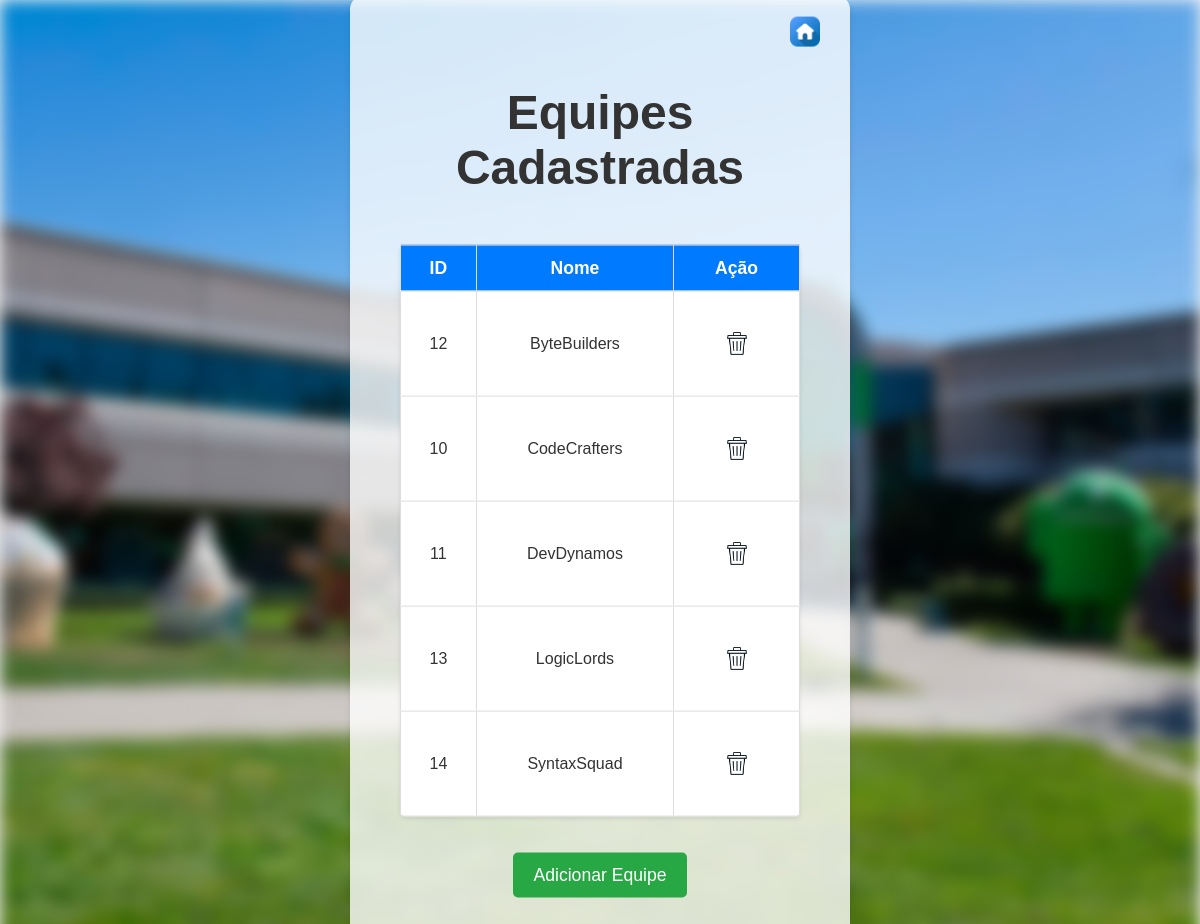
Page /equipes.php on the committed database.
### tables this page shows
CREATE TABLE `tb_equipe` (
  `id_equipe` int(11) NOT NULL,
  `nome` varchar(50) NOT NULL
);

### clsConexao.php (called while the page is built, shortened)
<?php
class clsConexao {
    private static $instancia = null;
    private $conexao;
    private function __construct() {
        $this->conexao = new mysqli('localhost', 'root', '', 'bd_empresa');
    }
    public static function getInstancia() {
        if (!self::$instancia) {
            self::$instancia = new clsConexao();
        }
        return self::$instancia;
    }
    public function executarConsulta($sql, $parametros = []) {
        $stmt = $this->conexao->prepare($sql);
        $stmt->execute();
        return $stmt;
    }
}
?>

### clsEquipe.php (called while the page is built, shortened)
<?php
require_once 'clsConexao.php';
class clsEquipe {
    private $conexao;
    public function __construct() {
        $this->conexao = clsConexao::getInstancia();
    }
    public function selecionarTodos() {
        $sql = "SELECT * FROM tb_equipe ORDER BY nome";
        $stmt = $this->conexao->executarConsulta($sql);
        $resultado = $stmt->get_result();
        return $resultado->fetch_all(MYSQLI_ASSOC);
    }
}
?>

### equipes.php (the view, shortened to what this page needs)
<?php
require_once 'clsEquipe.php';
$equipes = new clsEquipe();
echo "<html lang='pt-BR'>
    <head>
        <meta charset='UTF-8'>
        <meta name='viewport' content='width=device-width, initial-scale=1.0'>
        <title>Cadastro de Equipes</title>
        <link rel='stylesheet' type='text/css' href='estilos/style_equipes.css'>
    </head>
    <body>
        <div class='background'></div>
        <div class='content'>
            <h2>Equipes Cadastradas</h2>";
$registros = $equipes->selecionarTodos();
if ($registros) {
    echo '<center><table border="1px">';
    echo '<tr><th>ID</th><th>Nome</th><th>Ação</th></tr>';
    foreach ($registros as $linha) {
        echo '<tr>';
        echo '<td>' . $linha['id_equipe'] . '</td>';
        echo '<td>' . $linha['nome'] . '</td>';
        echo '<td><a href="?acao=excluir1&id=' . $linha['id_equipe'] . '">
                  <img src="imagens/lixeira.png" alt="Excluir" width="50" height="50">
              </a></td>';
        echo '</tr>';
    }
    echo '</table></center>';
} else {
    echo '<h4>Nenhuma equipe encontrado.</h4>';
}
echo '<br><br>';
echo '<button onclick="document.getElementById(\'formularioEquipe\').style.display=\'block\'">Adicionar Equipe</button>';
echo '<button id="homeButton" onclick="window.location.href=\'index.php\'">
    <img src="imagens/casa.png" alt="Home">
</button>';
echo "</body></html>";
?>

### estilos/style_equipes.css (style rules this page uses)
body { font-family: Arial, sans-serif; margin: 0; padding: 0; height: 100vh; background-color: #f4f4f4; }
.content { position: absolute; top: 50%; left: 50%; transform: translate(-50%, -50%); text-align: center; background-color: rgba(255, 255, 255, 0.8); padding: 50px; border-radius: 15px; box-shadow: 0 4px 6px rgba(0, 0, 0, 0.1); width: 400px; opacity: 0; animation: fadeIn 1s ease-out forwards; transition: transform 0.3s ease-out; }
.content h2 { font-size: 3em; margin-bottom: 50px; color: #333; }
.content a { display: block; text-decoration: none; color: #007BFF; font-size: 1.8em; margin: 15px 0; transition: color 0.3s, transform 0.3s ease-out; }
#homeButton { position: fixed; top: 10px; right: 10px; background-color: transparent; border: none; cursor: pointer; }
#homeButton img { width: 30px; height: 30px; transition: transform 0.3s ease-out; }
table { width: 100%; border-collapse: collapse; margin-top: 20px; border: 1px solid #ddd; background-color: #fff; box-shadow: 0 2px 4px rgba(0, 0, 0, 0.1); border-radius: 5px; }
table th, table td { padding: 12px 15px; text-align: center; border-bottom: 1px solid #ddd; }
table th { background-color: #007BFF; color: white; font-size: 1.1em; }
table td { font-size: 1em; color: #333; }
button { padding: 12px 20px; background-color: #28a745; color: white; border: none; border-radius: 5px; font-size: 1.1em; cursor: pointer; margin-bottom: 30px; transition: background-color 0.3s ease, transform 0.3s ease; }

### rows in the picture
tb_equipe: id_equipe "12", nome "ByteBuilders"
tb_equipe: id_equipe "10", nome "CodeCrafters"
tb_equipe: id_equipe "11", nome "DevDynamos"
tb_equipe: id_equipe "13", nome "LogicLords"
tb_equipe: id_equipe "14", nome "SyntaxSquad"
